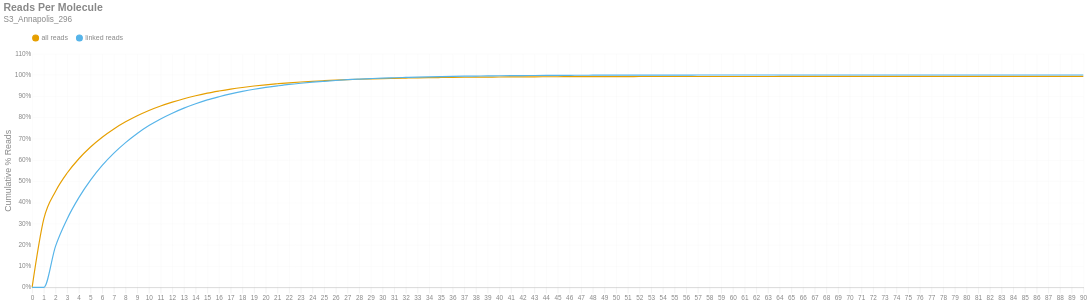

Notebook code cell kept with this figure:
### Markdown cell above
### Reads per Molecule
This chart shows the cumulative distribution of the number of reads per linked molecule. That is, how many alignments are associated with a unique molecule. This excludes the number of reads associated with invalid or absent linked-read barcodes. The `linked` histogram is the percentages recalculated when disregarding singletons.

### Code cell
if SKIPLR:
    print_html(f"Skipped")
else:
    counts = np.bincount(valids['reads'].cast(pl.Int64).to_numpy())
    weighted = counts * np.arange(len(counts))
    all_perc = weighted / n_reads
    linked_perc = weighted / n_linked_reads
    linked_perc[1] = 0
    binned_df = pl.DataFrame({
        'readsper': list(range(len(counts))),
        'all reads (cumsum)': np.cumsum(all_perc).tolist(),
        'linked reads (cumsum)': np.cumsum(linked_perc).tolist(),
    })

    with SafeRender(binned_df):
        (
            density_plot(binned_df, 'Reads Per Molecule', samplename, 'readspmol')
            .encode(
                x=alt.X('readsper:O', title=None).axis(labelAngle=0).scale(padding=0),
                y=alt.Y('value:Q', title='Cumulative % Reads').axis(format='%').stack(False),
                color=alt.Color("key:N").scale(domain=["all reads", "linked reads"]),
                tooltip=[
                    alt.Tooltip("key:N", title="Data Type"),
                    alt.Tooltip("readsper:O", title="Reads Per Molecule"),
                    alt.Tooltip("value:Q", format=".2%", title="% Reads (Cum.)")
                ]            
            )
        ).display()

### Figure 1 — Vega-Lite specification as saved in the notebook (floating-point values rounded to 4 significant figures)
{"width": "container", "height": 400, "config": {"title": {"anchor": "start", "dy": -15, "fontSize": 18, "color": "#888888", "subtitleColor": "#888888", "subtitleFontSize": 14}, "arc": {"fill": "#0072B2"}, "axis": {"domainColor": "#888888", "domainWidth": 0.5, "gridWidth": 0.2, "grid": false, "titleFontWeight": 400, "titleFontSize": 15, "labelFontSize": 11, "labelColor": "#888888", "tickColor": "#888888", "tickWidth": 0.2, "titleColor": "#888888"}, "axisBand": {"grid": false}, "axisX": {"grid": true, "tickSize": 10, "domainCap": "round"}, "axisY": {"domain": false, "grid": true, "tickSize": 0, "domainCap": "round"}, "background": "transparent", "header": {"labelFontSize": 15, "labelColor": "#888888", "titleFontSize": 15, "titleFontWeight": 600, "titleColor": "#888888"}, "legend": {"labelFont": "sans-serif", "labelFontSize": 12, "labelColor": "#888888", "symbolSize": 100, "symbolType": "circle", "titleFontSize": 12, "titlePadding": 10, "titleColor": "#888888", "title": null, "orient": "top"}, "range": {"category": ["#E69F00", "#56B4E9", "#009E73", "#F0E442", "#0072B2", "#D55E00", "#CC79A7", "#000000"], "diverging": ["#cfe8f3", "#a2d4ec", "#73bfe2", "#46abdb", "#1696d2", "#12719e"]}, "area": {"fill": "#0072B2", "fillOpacity": 0.7, "line": true, "strokeOpacity": 0.7}, "line": {"color": "#0072B2", "stroke": "#0072B2", "strokeWidth": 2}, "trail": {"color": "#0072B2", "stroke": "#0072B2", "strokeWidth": 0, "size": 1}, "point": {"filled": true, "fillOpacity": 1.0, "size": 95}, "text": {"color": "#888888", "fontSize": 11, "align": "right", "fontWeight": 400, "size": 11}, "bar": {"fill": "#0072B2", "stroke": null}, "view": {"stroke": null, "continuousWidth": 660, "continuousHeight": 400}}, "data": {"name": "data-90dda8100395f82a5a792da34f69a430"}, "mark": {"type": "line", "interpolate": "monotone", "point": {"opacity": 0, "size": 275}}, "encoding": {"color": {"field": "key", "scale": {"domain": ["all reads", "linked reads"]}, "type": "nominal"}, "tooltip": [{"field": "key", "title": "Data Type", "type": "nominal"}, {"field": "readsper", "title": "Reads Per Molecule", "type": "ordinal"}, {"field": "value", "format": ".2%", "title": "% Reads (Cum.)", "type": "quantitative"}], "x": {"axis": {"labelAngle": 0}, "field": "readsper", "scale": {"padding": 0}, "title": null, "type": "ordinal"}, "y": {"axis": {"format": "%"}, "field": "value", "stack": false, "title": "Cumulative % Reads", "type": "quantitative"}}, "params": [{"name": "param_c36ac31b6afebe62", "select": {"type": "point", "fields": ["key"]}, "bind": "legend"}], "title": {"text": "Reads Per Molecule", "subtitle": "S3_Annapolis_296"}, "transform": [{"fold": ["all reads (cumsum)", "linked reads (cumsum)"]}, {"calculate": "replace(datum.key, ' (cumsum)', '')", "as": "key"}, {"filter": {"param": "param_c36ac31b6afebe62"}}], "usermeta": {"embedOptions": {"downloadFileName": "S3_Annapolis_296.readspmol"}}, "$schema": "https://vega.github.io/schema/vega-lite/v6.1.0.json", "datasets": {"data-90dda8100395f82a5a792da34f69a430": [{"readsper": 0, "all reads (cumsum)": 0.0, "linked reads (cumsum)": 0.0}, {"readsper": 1, "all reads (cumsum)": 0.322, "linked reads (cumsum)": 0.0}, {"readsper": 2, "all reads (cumsum)": 0.4515, "linked reads (cumsum)": 0.193}, {"readsper": 3, "all reads (cumsum)": 0.5382, "linked reads (cumsum)": 0.3223}, {"readsper": 4, "all reads (cumsum)": 0.6055, "linked reads (cumsum)": 0.4225}, {"readsper": 5, "all reads (cumsum)": 0.6607, "linked reads (cumsum)": 0.5047}, {"readsper": 6, "all reads (cumsum)": 0.7071, "linked reads (cumsum)": 0.5739}, {"readsper": 7, "all reads (cumsum)": 0.746, "linked reads (cumsum)": 0.6319}, {"readsper": 8, "all reads (cumsum)": 0.7792, "linked reads (cumsum)": 0.6814}, {"readsper": 9, "all reads (cumsum)": 0.8081, "linked reads (cumsum)": 0.7244}, {"readsper": 10, "all reads (cumsum)": 0.833, "linked reads (cumsum)": 0.7616}, {"readsper": 11, "all reads (cumsum)": 0.8542, "linked reads (cumsum)": 0.7931}, {"readsper": 12, "all reads (cumsum)": 0.8723, "linked reads (cumsum)": 0.8201}, {"readsper": 13, "all reads (cumsum)": 0.8882, "linked reads (cumsum)": 0.8438}, {"readsper": 14, "all reads (cumsum)": 0.9021, "linked reads (cumsum)": 0.8644}, {"readsper": 15, "all reads (cumsum)": 0.9143, "linked reads (cumsum)": 0.8826}, {"readsper": 16, "all reads (cumsum)": 0.9243, "linked reads (cumsum)": 0.8975}, {"readsper": 17, "all reads (cumsum)": 0.9333, "linked reads (cumsum)": 0.9109}, {"readsper": 18, "all reads (cumsum)": 0.9411, "linked reads (cumsum)": 0.9225}, {"readsper": 19, "all reads (cumsum)": 0.9479, "linked reads (cumsum)": 0.9327}, {"readsper": 20, "all reads (cumsum)": 0.9537, "linked reads (cumsum)": 0.9414}, {"readsper": 21, "all reads (cumsum)": 0.9586, "linked reads (cumsum)": 0.9486}, {"readsper": 22, "all reads (cumsum)": 0.9631, "linked reads (cumsum)": 0.9554}, {"readsper": 23, "all reads (cumsum)": 0.9669, "linked reads (cumsum)": 0.961}, {"readsper": 24, "all reads (cumsum)": 0.9702, "linked reads (cumsum)": 0.9659}, {"readsper": 25, "all reads (cumsum)": 0.973, "linked reads (cumsum)": 0.9702}, {"readsper": 26, "all reads (cumsum)": 0.9757, "linked reads (cumsum)": 0.9741}, {"readsper": 27, "all reads (cumsum)": 0.9781, "linked reads (cumsum)": 0.9777}, {"readsper": 28, "all reads (cumsum)": 0.9799, "linked reads (cumsum)": 0.9805}, {"readsper": 29, "all reads (cumsum)": 0.9816, "linked reads (cumsum)": 0.983}, {"readsper": 30, "all reads (cumsum)": 0.9831, "linked reads (cumsum)": 0.9853}, {"readsper": 31, "all reads (cumsum)": 0.9843, "linked reads (cumsum)": 0.9869}, {"readsper": 32, "all reads (cumsum)": 0.9853, "linked reads (cumsum)": 0.9885}, {"readsper": 33, "all reads (cumsum)": 0.9863, "linked reads (cumsum)": 0.99}, {"readsper": 34, "all reads (cumsum)": 0.9872, "linked reads (cumsum)": 0.9912}, {"readsper": 35, "all reads (cumsum)": 0.9879, "linked reads (cumsum)": 0.9924}, {"readsper": 36, "all reads (cumsum)": 0.9886, "linked reads (cumsum)": 0.9934}, {"readsper": 37, "all reads (cumsum)": 0.9892, "linked reads (cumsum)": 0.9942}, {"readsper": 38, "all reads (cumsum)": 0.9896, "linked reads (cumsum)": 0.9948}, {"readsper": 39, "all reads (cumsum)": 0.99, "linked reads (cumsum)": 0.9954}, {"readsper": 40, "all reads (cumsum)": 0.9904, "linked reads (cumsum)": 0.9961}, {"readsper": 41, "all reads (cumsum)": 0.9908, "linked reads (cumsum)": 0.9967}, {"readsper": 42, "all reads (cumsum)": 0.9911, "linked reads (cumsum)": 0.9971}, {"readsper": 43, "all reads (cumsum)": 0.9914, "linked reads (cumsum)": 0.9975}, {"readsper": 44, "all reads (cumsum)": 0.9916, "linked reads (cumsum)": 0.9979}, {"readsper": 45, "all reads (cumsum)": 0.9918, "linked reads (cumsum)": 0.9981}, {"readsper": 46, "all reads (cumsum)": 0.9919, "linked reads (cumsum)": 0.9983}, {"readsper": 47, "all reads (cumsum)": 0.9921, "linked reads (cumsum)": 0.9986}, {"readsper": 48, "all reads (cumsum)": 0.9923, "linked reads (cumsum)": 0.9988}, {"readsper": 49, "all reads (cumsum)": 0.9924, "linked reads (cumsum)": 0.999}, {"readsper": 50, "all reads (cumsum)": 0.9924, "linked reads (cumsum)": 0.9991}, {"readsper": 51, "all reads (cumsum)": 0.9925, "linked reads (cumsum)": 0.9992}, {"readsper": 52, "all reads (cumsum)": 0.9926, "linked reads (cumsum)": 0.9993}, {"readsper": 53, "all reads (cumsum)": 0.9926, "linked reads (cumsum)": 0.9994}, {"readsper": 54, "all reads (cumsum)": 0.9927, "linked reads (cumsum)": 0.9995}, {"readsper": 55, "all reads (cumsum)": 0.9927, "linked reads (cumsum)": 0.9995}, {"readsper": 56, "all reads (cumsum)": 0.9928, "linked reads (cumsum)": 0.9996}, {"readsper": 57, "all reads (cumsum)": 0.9928, "linked reads (cumsum)": 0.9996}, {"readsper": 58, "all reads (cumsum)": 0.9928, "linked reads (cumsum)": 0.9997}, {"readsper": 59, "all reads (cumsum)": 0.9929, "linked reads (cumsum)": 0.9997}, {"readsper": 60, "all reads (cumsum)": 0.9929, "linked reads (cumsum)": 0.9998}, {"readsper": 61, "all reads (cumsum)": 0.9929, "linked reads (cumsum)": 0.9998}, {"readsper": 62, "all reads (cumsum)": 0.9929, "linked reads (cumsum)": 0.9998}, {"readsper": 63, "all reads (cumsum)": 0.9929, "linked reads (cumsum)": 0.9998}, {"readsper": 64, "all reads (cumsum)": 0.993, "linked reads (cumsum)": 0.9999}, {"readsper": 65, "all reads (cumsum)": 0.993, "linked reads (cumsum)": 0.9999}, {"readsper": 66, "all reads (cumsum)": 0.993, "linked reads (cumsum)": 0.9999}, {"readsper": 67, "all reads (cumsum)": 0.993, "linked reads (cumsum)": 0.9999}, {"readsper": 68, "all reads (cumsum)": 0.993, "linked reads (cumsum)": 0.9999}, {"readsper": 69, "all reads (cumsum)": 0.993, "linked reads (cumsum)": 0.9999}, {"readsper": 70, "all reads (cumsum)": 0.993, "linked reads (cumsum)": 0.9999}, {"readsper": 71, "all reads (cumsum)": 0.993, "linked reads (cumsum)": 0.9999}, {"readsper": 72, "all reads (cumsum)": 0.993, "linked reads (cumsum)": 0.9999}, {"readsper": 73, "all reads (cumsum)": 0.993, "linked reads (cumsum)": 0.9999}, {"readsper": 74, "all reads (cumsum)": 0.993, "linked reads (cumsum)": 0.9999}, {"readsper": 75, "all reads (cumsum)": 0.993, "linked reads (cumsum)": 1.0}, {"readsper": 76, "all reads (cumsum)": 0.993, "linked reads (cumsum)": 1.0}, {"readsper": 77, "all reads (cumsum)": 0.993, "linked reads (cumsum)": 1.0}, {"readsper": 78, "all reads (cumsum)": 0.993, "linked reads (cumsum)": 1.0}, {"readsper": 79, "all reads (cumsum)": 0.993, "linked reads (cumsum)": 1.0}, {"readsper": 80, "all reads (cumsum)": 0.993, "linked reads (cumsum)": 1.0}, {"readsper": 81, "all reads (cumsum)": 0.993, "linked reads (cumsum)": 1.0}, {"readsper": 82, "all reads (cumsum)": 0.993, "linked reads (cumsum)": 1.0}, {"readsper": 83, "all reads (cumsum)": 0.993, "linked reads (cumsum)": 1.0}, {"readsper": 84, "all reads (cumsum)": 0.993, "linked reads (cumsum)": 1.0}, {"readsper": 85, "all reads (cumsum)": 0.993, "linked reads (cumsum)": 1.0}, {"readsper": 86, "all reads (cumsum)": 0.993, "linked reads (cumsum)": 1.0}, {"readsper": 87, "all reads (cumsum)": 0.993, "linked reads (cumsum)": 1.0}, {"readsper": 88, "all reads (cumsum)": 0.993, "linked reads (cumsum)": 1.0}, {"readsper": 89, "all reads (cumsum)": 0.993, "linked reads (cumsum)": 1.0}, {"readsper": 90, "all reads (cumsum)": 0.993, "linked reads (cumsum)": 1.0}]}}
